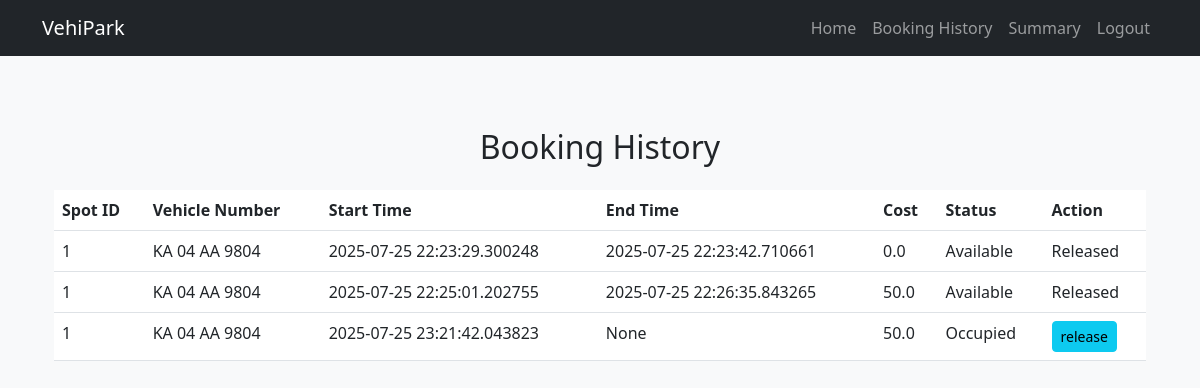
The app's page /history (signed in), older data.
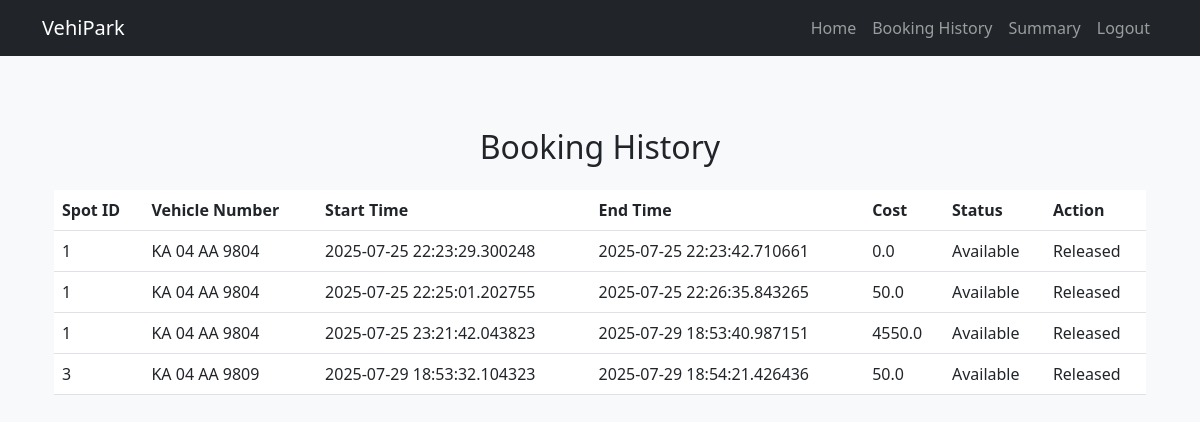
The same page, newer data.
### app.py (models this page shows)
class Booking(db.Model):
    __tablename__ = "booking"
    id = db.Column(db.Integer, primary_key=True)
    user_id = db.Column(db.Integer, db.ForeignKey("user.id"), nullable=False)
    spot_id = db.Column(db.Integer, db.ForeignKey("parkingSpot.id"), nullable=False)
    vehicle_number = db.Column(db.String(20), nullable=False)
    start_time = db.Column(db.DateTime, nullable=False)
    end_time = db.Column(db.DateTime, nullable=True)
    status = db.Column(db.String(20), nullable=False, default="O")
    parking_cost = db.Column(db.Float, nullable=False)
    user = db.relationship("User", back_populates="bookings")
    spot = db.relationship("parkingSpot", back_populates="bookings")

### app.py (the view)
@app.route("/history", methods=["GET", "POST"])
def history():
    if "username" not in session:
        return redirect(url_for("login"))
    bookings = Booking.query.filter_by(user_id=session["user_id"]).all()
    return render_template("booking_history.html", bookings=bookings)

### templates/booking_history.html (shortened to what this page needs)
{% extends 'user_base.html' %}
{% block content %}
<div class="container mt-4">
    <h2 class="mb-4 text-center">Booking History</h2>
    <table class="table table-hover">
        <thead>
            <tr>
                <th scope="col">Spot ID</th>
                <th scope="col">Vehicle Number</th>
                <th scope="col">Start Time</th>
                <th scope="col">End Time</th>
                <th scope="col">Cost</th>
                <th scope="col">Status</th>
                <th scope='col'>Action</th>
            </tr>
        </thead>
        <tbody>
            {% for booking in bookings %}
            <tr>
                <td>{{ booking.spot_id }}</td>
                <td>{{ booking.vehicle_number }}</td>
                <td>{{ booking.start_time }}</td>
                <td>{{ booking.end_time }}</td>
                <td>{{ booking.parking_cost }}</td>
                <td>
                    {% if booking.status == 'O' %}
                        Occupied
                    {% else %}
                        Available
                    {% endif %}
                </td>
                <td>
                    {% if booking.status == 'Released' %}
                        Released
                    {% else %}
                        <a href="/release_booking/{{ booking.id }}" class="btn btn-info btn-sm">release</a>
                    {% endif %}
                </td>
            </tr>
            {% endfor %}
        </tbody>
    </table>
</div>
{% endblock %}

Row changes from the older to the newer data that the page shows:
changed Booking (number 3 of 4 on the later page): end_time "None" → "2025-07-29 18:53:40.987151"; parking_cost "50.0" → "4550.0"; status "Occupied release" → "Available Released"
added Booking: spot_id "3", vehicle_number "KA 04 AA 9809", start_time "2025-07-29 18:53:32.104323", end_time "2025-07-29 18:54:21.426436", parking_cost "50.0", status "Available"
